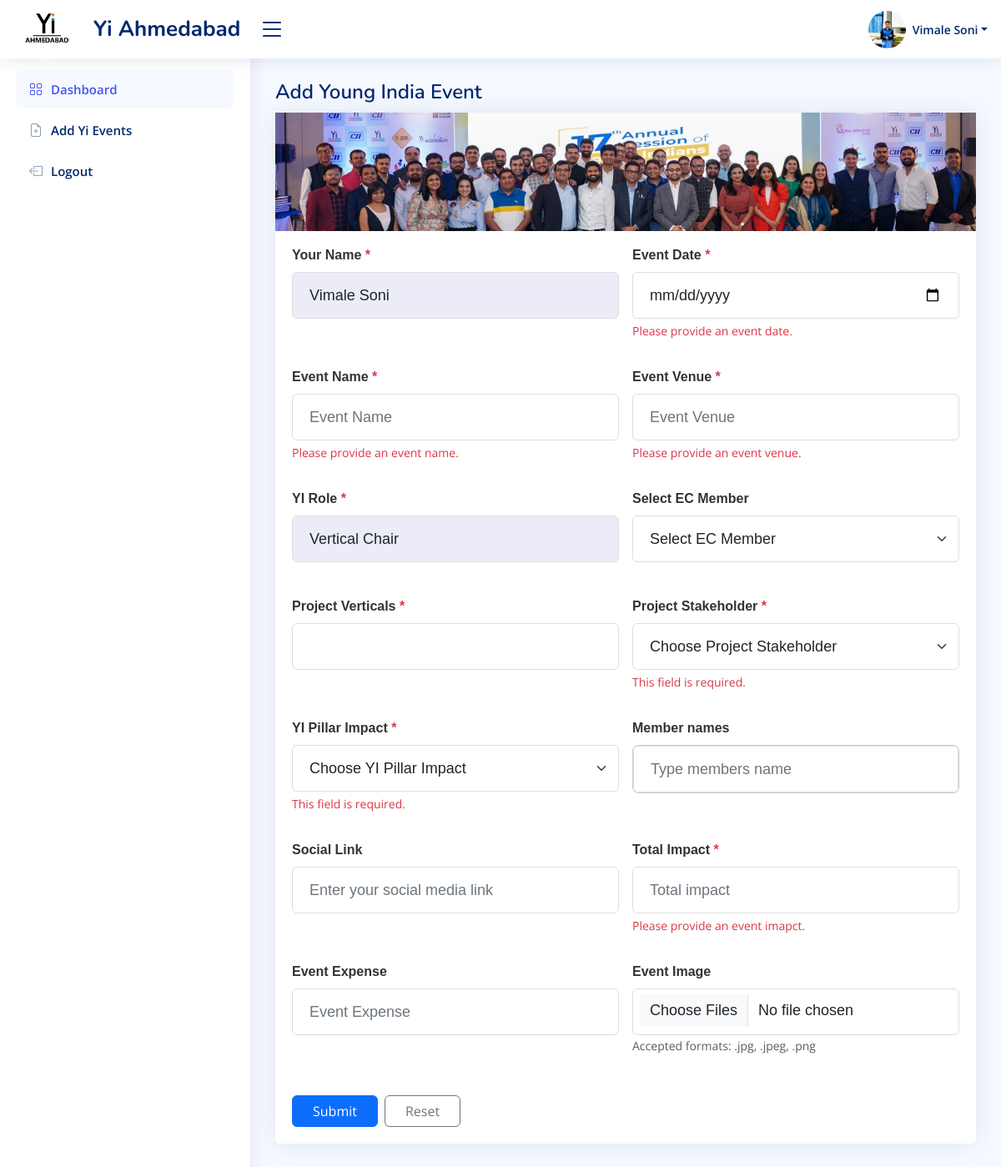
The page /member/event_data (signed in) on the database as committed earlier.
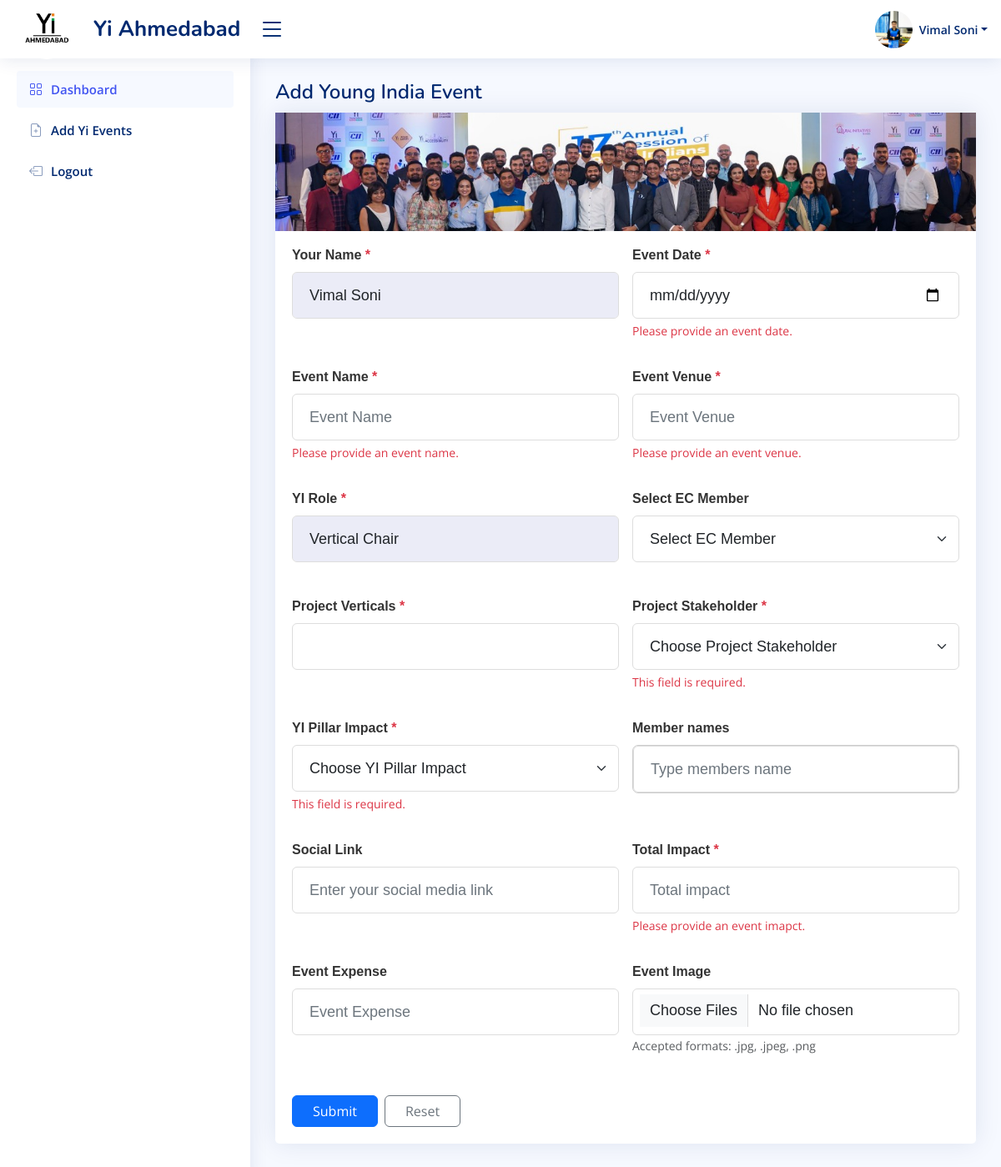
The same page on the database as committed later.
### admin_app/models.py (models this page shows, shortened)
class LoginSide(AbstractUser):
    id = models.UUIDField(primary_key=True,default=uuid.uuid4,editable=False,db_index=True)
    login_role = models.ManyToManyField(Login_Role,verbose_name = "LoginRole")
    first_name = models.CharField(max_length=200,null=True,verbose_name = "FirstName")
    last_name = models.CharField(max_length=200)
    email = models.EmailField(max_length=200,unique=True,validators=[validate_email])
    photo = models.ImageField(upload_to='user_photo/', null=True, blank=True )
    yi_role = models.CharField(max_length=200,null=True)
    phone_number = models.CharField(
        max_length=10,  # This will accommodate international numbers
        default='0',
        validators=[
            RegexValidator(
                regex=r'^(\+91[\-\s]?)?[0]?(91)?[789]\d{9}$',  # This is the regex for validating the phone number
                message="Enter a valid phone number.",
                code="invalid_phone"
            ),
        ],
    )

### manager_app/views.py (the view)
# urls.py: path('event_data',event_data,name='event_data'),
@login_required(login_url='index')
def event_data(request):
    if  request.user.login_role.filter(name='Admin').exclude():
        return redirect('Error-Page')
    try:
        if request.method == 'POST':
            your_name = request.POST.get('your_name', '')
            event_date = request.POST.get('event_date', '')
            role_yi = request.POST.get('role_yi', '')
            sig_option = request.POST.get('sig_', '')
            event_member = request.POST.get('handel_by', '')
            select_ec_member = request.POST.get('select_member', '')
            project_verticals = request.POST.get('project_verticals', '')
            project_stakeholder = request.POST.get('project_stakeholder', '')
            yi_pillar = request.POST.get('yi_pillar', '')
            social_link = request.POST.get('social_link', '')
            total_impact = request.POST.get('total_impact', '')
            event_expense = request.POST.get('event_expense', '')
            event_venue = request.POST.get('event_venue', '')
            event_name = request.POST.get('event_name', '')
            school = request.POST.get('school', '')
            collage = request.POST.get('collage', '')
            associate_partner = request.POST.get('associate_partner', '')
            if event_expense ==  '':
                event_expense = 0
            required_fields = {
                        'Event Date': event_date,
                        'Project Vertical': project_verticals,
                        'Project Stakeholder': project_stakeholder,
                        'Yi Piller':  yi_pillar,
                        'Yi Role':  role_yi,
                        'Total Impact': total_impact,
            }
            for field ,field_value in required_fields.items():
                if not field_value:
                    messages.error(request,f" The  {field} field is Required")
                    return redirect('manager-dashboard')
            event_image = request.FILES.getlist('event_img')
            if len(event_image) > 6 and event_image:  # event_images is a list of image files
                messages.error(request, "You can Upload only 6 Images")
                return redirect('manager-dashboard')
            for img in event_image:
                try:
                    validator = FileExtensionValidator(allowed_extensions=['jpeg','jpg','png'])
                    validator(img)
                except Exception:
                    messages.error(request,"Invalid file type  Only .jpg , jpeg , and .png")
                    return redirect('manager-dashboard')
            EventData = Event_Data.objects.create(
                your_name=your_name,
                date=event_date,
                role_yi=role_yi,
                event_member=event_member,
                project_vertical=project_verticals,
                which_SIG=sig_option,
                project_stakeholder=project_stakeholder,
                yi_pillar=yi_pillar,
                social_link=social_link,
                event_venue=event_venue,
                event_expense=event_expense,
                school=school,
                collage=collage,
                total_impact=total_impact,
                event_name=event_name,
                select_ec_member=select_ec_member,
                associate_partner=associate_partner,
                user=request.user
            )
            for image in event_image:
                Event_Image.objects.create(event_photo=image,event=EventData)
            messages.success(request, 'Thank you for insert data')
            return redirect('member-dashbaord')
    except Exception as e:
        messages.error(request, f"Something went wrong: {str(e)}")
        return redirect('manager-dashboard')
    return render(request, 'member/add_event.html')

### manager_app/templates/member/add_event.html (shortened to what the changed rows need)
{% extends "components/base.html" %}
{% load static %}
{% block link %}
<link href="{% static 'css/eventdata.css' %}" rel="stylesheet">
<link href="{% static 'css/inputfiled.css' %}" rel="stylesheet">
{% endblock link %}
{% block bodyblock %}
<main id="main" class="main">
  <div class="pagetitle mt-3">
    <h1>Add Young India Event</h1>
  </div>
  <div class="container-fluid px-0">
    <div class="card mb-4">
      <div class="card-body pt-3">
        <form method="POST" id="myForm" action="{% url 'event_data' %}" enctype="multipart/form-data">
          <div class="row g-3">
            <div class="col-md-6">
              <div class="form-group mb-3">
                <label for="your_name" class="form-label">Your Name<span class="text-danger"> *</span></label>
                <input type="text" id="your_name" class="form-control" name="your_name" value="{{ user.first_name }} {{ user.last_name }}" required placeholder="Enter your full name" readonly style="background-color:rgb(235, 236, 247);">
              </div>
            </div>
            <div class="col-md-6">
              <div class="form-group mb-3">
                <label for="role_yi" class="form-label">YI Role<span class="text-danger"> *</span></label>
                <input class="form-control" id="role_yi" name="role_yi" value="{{ user.yi_role }}" readonly style="background-color:rgb(235, 236, 247);">
              </div>
            </div>
          </div>
        </form>
      </div>
    </div>
  </div>
</main>
{% endblock %}

### manager_app/templates/components/header.html (shortened to what this page needs)
{% load static %}
<header id="header" class="header fixed-top d-flex align-items-center">
    <div class="d-flex align-items-center justify-content-between">
      <a href="{% url 'manager-dashboard' %}" class="logo d-flex align-items-center">
  <img src="{% static 'Image/YIIMG.png' %}" alt="logo img" class="rounded-circle" >
        <span class="d-none d-lg-block">Yi Ahmedabad</span>
      </a>
      <i class="bi bi-list toggle-sidebar-btn"></i>
    </div>
    <nav class="header-nav ms-auto">
      <ul class="d-flex align-items-center">
        <li class="nav-item dropdown pe-3">
          <a class="nav-link nav-profile d-flex align-items-center pe-0" href="#" data-bs-toggle="dropdown">
            <img src="{% if user.photo %}{{ user.photo.url }} {% else %} {% static 'Image/img.png' %} {% endif %}" height="45px" width="45px" alt="Profile" class="rounded-circle">
            <span class="d-none d-md-block dropdown-toggle ps-2">{{ user.first_name }} {{ user.last_name }}</span>
          </a>
        </li>
      </ul>
    </nav>
  </header>

Rows that differ between the two databases and show on the page:
changed LoginSide "Soni": first_name "Vimale" → "Vimal"; your_name "Vimale Soni" → "Vimal Soni"
